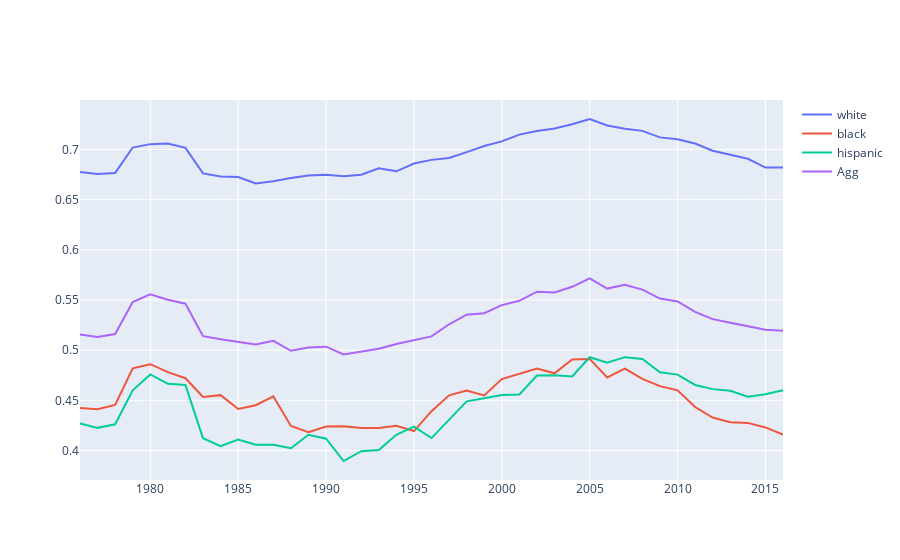

The cell this chart's notebook holds for it:
### Code cell
fig = go.Figure()
fig.add_trace(go.Scatter(x=home_white['year'], y = home_white['home_owner_pct'], name = "white"))
fig.add_trace(go.Scatter(x=home_black['year'], y = home_black['home_owner_pct'], name = "black"))
fig.add_trace(go.Scatter(x=home_hispanic['year'], y = home_hispanic['home_owner_pct'], name = "hispanic"))
fig.add_trace(go.Scatter(x=home_owner_agg['year'], y = home_owner_agg['home_owner_pct'], name = "Agg"))

fig.show()
